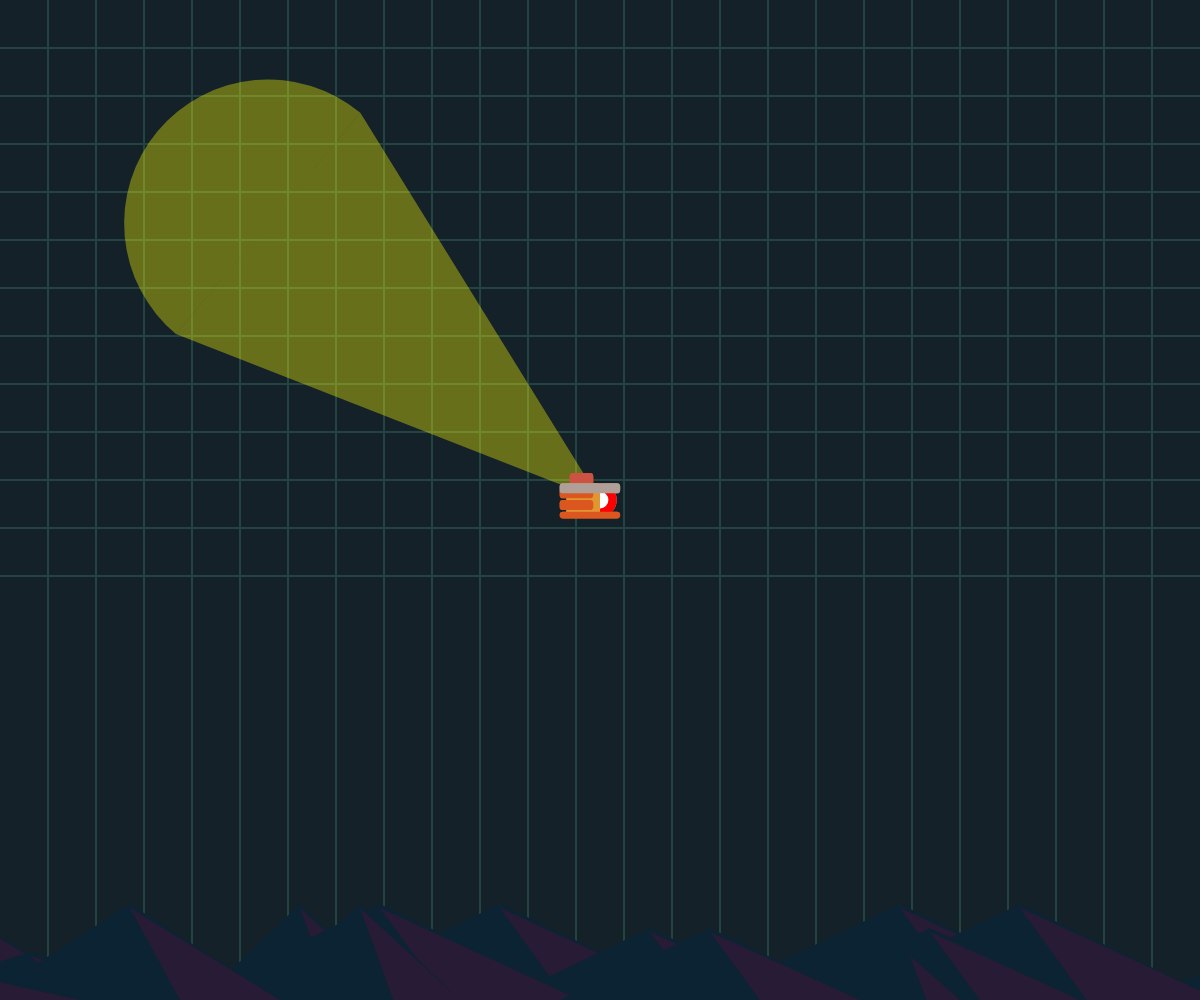
Frame 1 (no input)
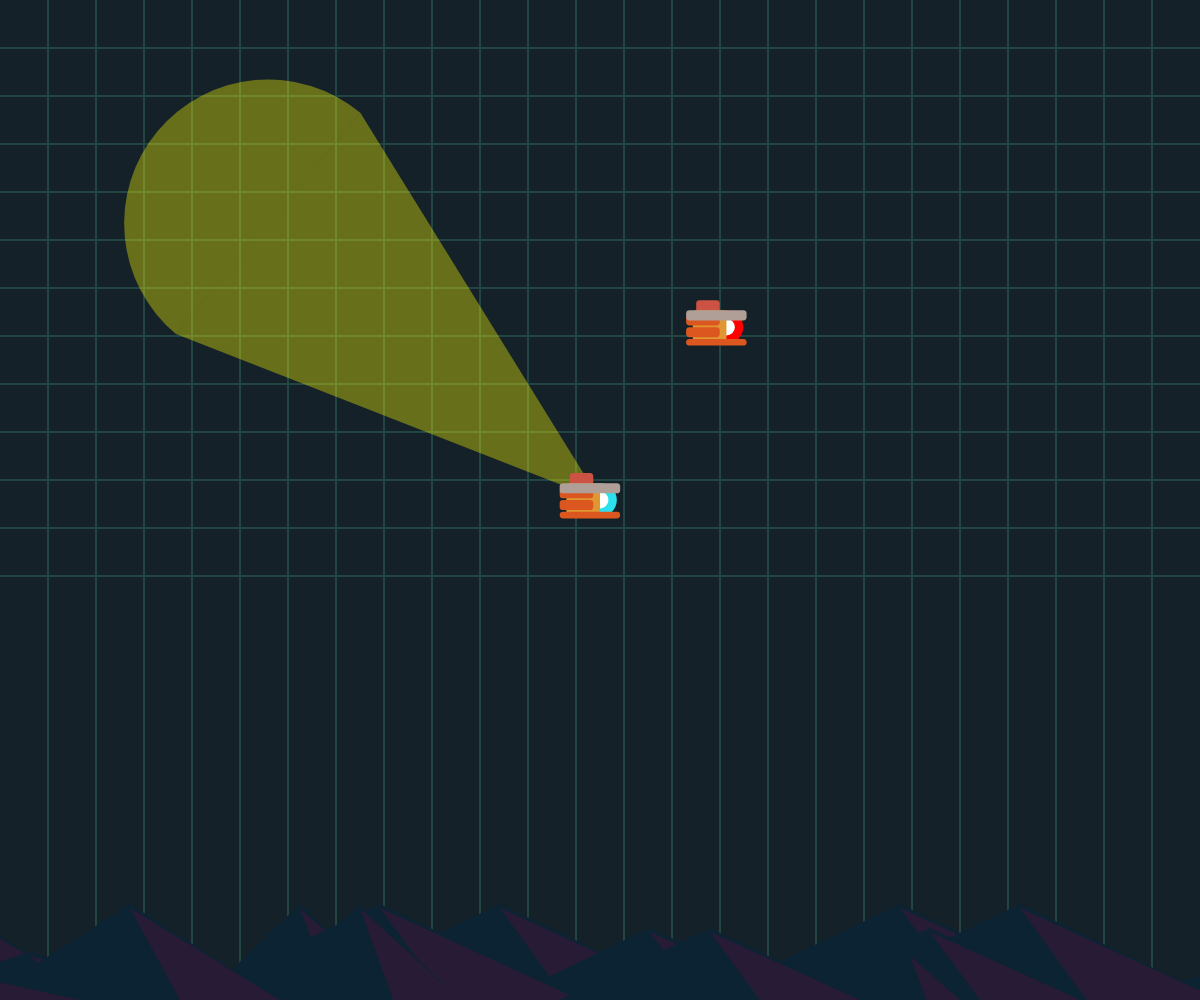
Frame 60 (no input)
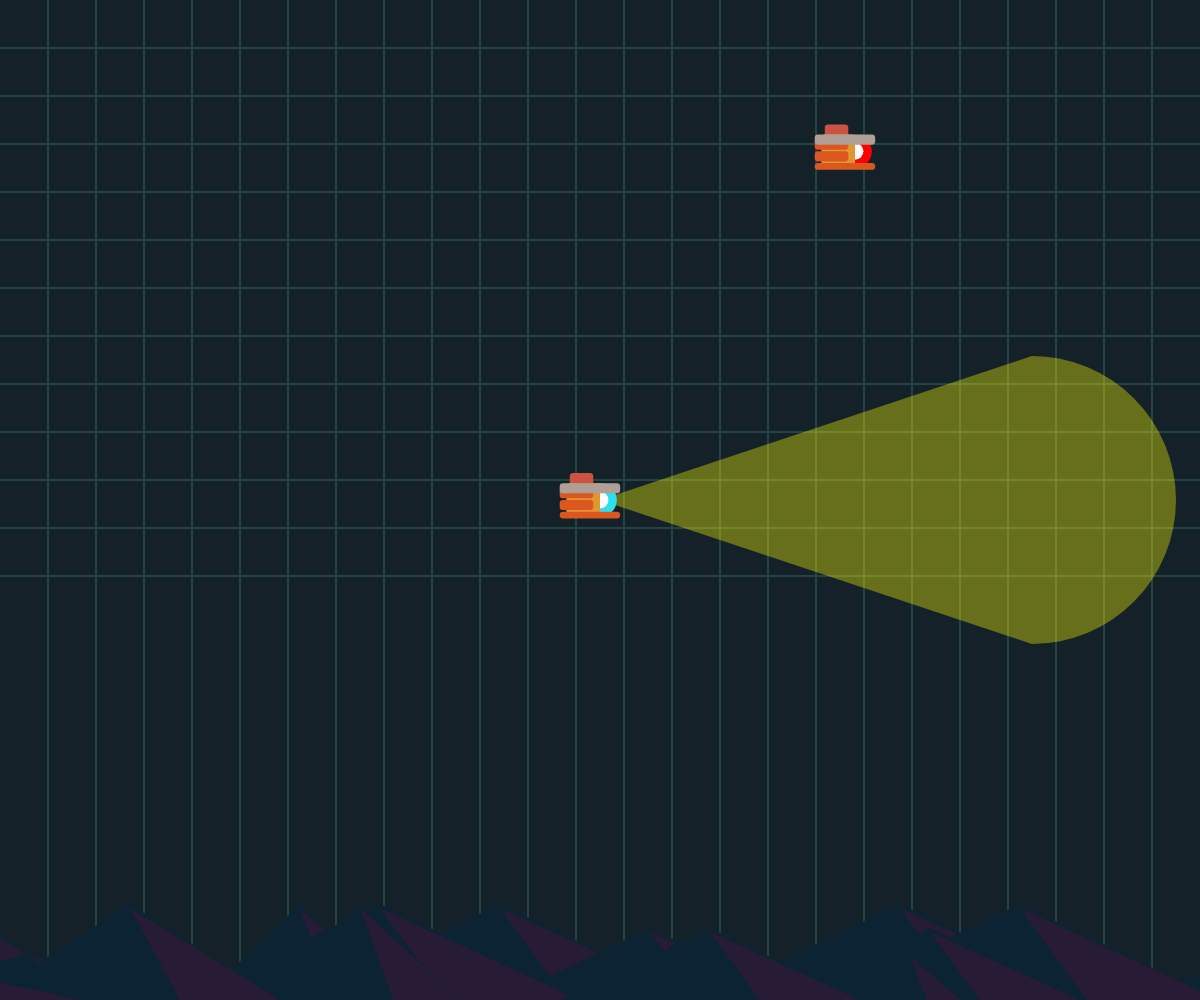
Frame 120 (the mouse pressed at the canvas centre since frame 60)

The p5.js sketch that drew these frames (run headless with seeded random() and noise() and a simulated clock; from frame 60 on, the mouse is pressed at the canvas centre):

// p5.js sketch
// ── sketch.js
//Otoniel Valencia

let unit = visualViewport.width/25;
function setup() {
    createCanvas(visualViewport.width, visualViewport.height);
    frameRate(30);
    drawBackrgound();

    //declares the player and AI
    p = new player();
    ai = new player();
    ai.isPlayer = false;
    ai.speedx = random(-ai.maxSpeed, ai.maxSpeed);
    ai.speedy = random(-ai.maxSpeed, ai.maxSpeed);;
}
function draw() {

    //setup canvas and the background
    resizeCanvas(visualViewport.width, visualViewport.height);
    drawBackrgound();

    //player moves and display
    p.display();
    p.move();

    //moves AI
    ai.display();
    ai.move();

    //draw sand
    drawSand(visualViewport.width/12, unit, height);
    
}

//creates the player class
class player {
    constructor(){
        this.x = visualViewport.width/2;
        this.y = visualViewport.height/2;
        this.rad = unit;
        this.maxSpeed = 5;
        this.accel = 0.5;
        this.speedy = 0;
        this.speedx = 0;
        this.isPlayer = true;
    }
    move(){
        if(this.isPlayer){
            //check key presses
            if(keyIsDown(87) && this.y >= 0){//w
                if(this.speedy>(-1*this.maxSpeed))//increases speed with acceleration until it hits max speed
                this.speedy-=this.accel;
            }
            if(keyIsDown(83)){//s
                if(this.speedy<this.maxSpeed)//increases speed with acceleration until it hits max speed
                this.speedy+=this.accel;
                
            }
            if(keyIsDown(65)){//a
                if(this.speedx>(-1*this.maxSpeed))//increases speed with acceleration until it hits max speed
                this.speedx-=this.accel;
            }
            if(keyIsDown(68)){//d
                if(this.speedx<this.maxSpeed)//increases speed with acceleration until it hits max speed
                this.speedx+=this.accel;
            }

            //start friction if no key is pressed
            if(!keyIsPressed){
                //friction for y
                if(this.speedy<0)//if speed is negative(move up)
                this.speedy+=0.4*this.accel;//speed gets more positive, slows
                if(this.speedy>0)//if speed is positive(move down)
                this.speedy-=0.4*this.accel;//speed gets more negative, slows
                if(this.speedy<0.5&&this.speedy>-0.5)//if speed between small values
                this.speedy = 0;//set speed to 0
                
                //friction for x(same stuff as y)
                if(this.speedx<0)
                this.speedx+=0.4*this.accel;
                if(this.speedx>0)
                this.speedx-=0.4*this.accel;
                if(this.speedx<0.5&&this.speedx>-0.5)
                this.speedx = 0;
                
            }
            //check boundaries y(bounces the player off the sides)
            if(this.y-this.rad<=0){
                this.y=this.rad;
                this.speedy = -.3*this.speedy;
            }
            if(this.y+this.rad>=height){
                this.y=-this.rad+height;
                this.speedy = -.3*this.speedy;
            }
            //check boundaries x(bounces the player off the sides)
            if(this.x-this.rad<=0){
                this.x=this.rad+0;
                this.speedx = -.3*this.speedx;
            }
            if(this.x+this.rad>=width){
                this.x=-this.rad+width;
                this.speedx = -.3*this.speedx;
            }

            //move the player
            this.y+=this.speedy;
            this.x+=this.speedx;
        }else{//moves the AI
            
            //collision detection for the AI
            if(this.y-this.rad<=0){
                this.y=this.rad;
                this.speedy = -this.speedy;
            }
            if(this.y+this.rad>=height){
                this.y=-this.rad+height;
                this.speedy = -this.speedy;
            }
            if(this.x-this.rad<=0){
                this.x=this.rad+0;
                this.speedx = -this.speedx;
            }
            if(this.x+this.rad>=width){
                this.x=-this.rad+width;
                this.speedx = -this.speedx;
            }
            this.y+=this.speedy;
            this.x+=this.speedx;

        }

    }

    //draw it out
    display(){
        strokeWeight(0);
        //lights
        if(this.isPlayer){//draws searchlight if its a player
            fill(255, 255, 0, 90);
            push();
                let ang = Math.atan2((mouseY-this.y),(mouseX-this.x));//sets the rotation angle of the searchlight
                translate(this.x, this.y);
                rotate(ang);
                triangle(0, 0, 9*unit, -3*unit, 9*unit, 3*unit);
                push();
                translate(9*unit, 0);
                rotate(3*PI/2)
                arc(0, 0, 6*unit, 6*unit, 0, PI);
                pop();
            pop();
        }
        //body/collision box
        noFill();
        circle(this.x, this.y, 2*this.rad);
        push();
            translate(this.x, this.y)
            // if(mouseX<=this.x)
            // scale(-1, 1);

            drawSub(0, 0, 0.7*unit, this.isPlayer);
        pop();
    }
}

//draws the player submarine
function drawSub(x, y, rad, isPlayer){
    fill(204, 83, 67);
    rect(x-.9*rad, y-.8*rad, 0.7*rad, rad, 0.1*rad);
    if(isPlayer){
        fill(45, 224, 237);
    }else{
        fill(255, 0, 0);
    }
    circle(x, y, rad);
    fill(255, 255, 255);
    circle(x, y, .5*rad);
    fill(224, 151, 49);
    rect(x-rad, y-rad*.5, rad, rad, 0.1*rad);
    fill(219, 87, 31);
    rect(x-1.2*rad, y+.35*rad, rad*1.8, 0.2*rad, 0.1*rad);
    rect(x-1.2*rad, y, rad*1, 0.3*rad, 0.1*rad);
    rect(x-1.2*rad, y-0.35*rad, rad*1, 0.3*rad, 0.1*rad);
    fill(176, 159, 151);
    rect(x-1.2*rad, y-.5*rad, rad*1.8, 0.3*rad, 0.1*rad);
}

//draws the background in a grid
function drawBackrgound(){
    background(20, 33, 41);
    stroke(34, 69, 65);
    strokeWeight(2);
    for (let i = 1; i < 25; i++) {
        line(i*unit, 0, i*unit, visualViewport.height);
        for (let i = 1; i < 13; i++) {
            line(0, i*unit, visualViewport.width, i*unit);
        }
    } 
}

//draw undersea mountains
function drawSand(unitx, unity, viewy){
    sand(6*unitx, unity, 3*unitx, viewy);
    sand(7*unitx, 2*unity, 4*unitx, viewy);
    sand(9*unitx, 1.5*unity, 3*unitx, viewy);
    sand(0, unity, 3*unitx, viewy);
    sand(3*unitx, 2*unity, 4*unitx, viewy);
    sand(5*unitx, 1.5*unity, 3*unitx, viewy);
    sand(8*unitx, unity, 1*unitx, viewy);
    sand(2*unitx, 2*unity, 2*unitx, viewy);
    sand(-2*unitx, 2*unity, 3*unitx, viewy);
    sand(11*unitx,1*unity, 4*unitx, viewy);
    sand(-5*unitx,1*unity, 4*unitx, viewy);
    push();
    stroke(224, 166, 32);
    fill(236, 220, 115);
    translate(p.x*0.2, 0);
    sand(6*unitx, unity, 3*unitx, viewy);
    sand(7*unitx, 2*unity, 4*unitx, viewy);
    pop();
    push();
    translate(-p.x*0.2, 0);
    sand(9*unitx, 1.5*unity, 3*unitx, viewy);
    sand(0, unity, 3*unitx, viewy);
    sand(3*unitx, 2*unity, 4*unitx, viewy);
    pop();
    push();
    translate(p.x*0.1, 0);
    sand(5*unitx, 1.5*unity, 3*unitx, viewy);
    sand(8*unitx, unity, 1*unitx, viewy);
    sand(2*unitx, 2*unity, 2*unitx, viewy);
    pop();
    push();
    translate(p.x*0.3, 0);
    sand(-2*unitx, 2*unity, 3*unitx, viewy);
    sand(11*unitx,1*unity, 4*unitx, viewy);
    sand(-5*unitx,1*unity, 4*unitx, viewy);
    pop();
}

//helps with drawing mountains
function sand(startx, h, w, viewporty){
    strokeWeight(0);
    fill(12, 35, 51);
    triangle(startx, viewporty, startx+w/2, viewporty-h, startx+w, viewporty);
    fill(40, 27, 54);
    triangle(startx+w*2/3, viewporty, startx+w/2, viewporty-h+4, startx+w, viewporty);
}
